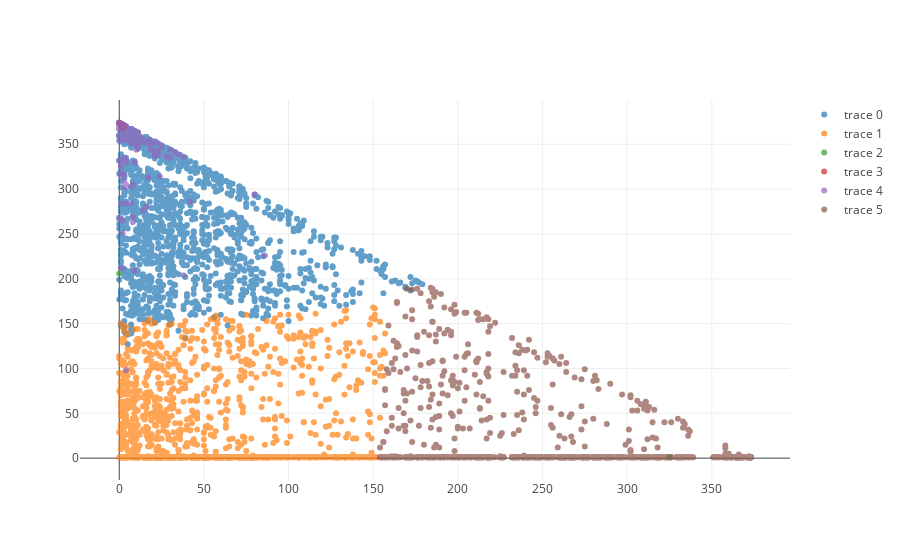

Notebook code cell kept with this figure:
### Code cell
import plotly.offline as py
import plotly.graph_objs as go
py.init_notebook_mode(connected=True)
# fig = plt.figure(figsize = (12,10))
# cm = plt.cm.get_cmap('RdYlBu')

df1=df[df['Kmean']==0];df4=df[df['Kmean']==3]#;df7=df[df['Kmean']==6]
df2=df[df['Kmean']==1];df5=df[df['Kmean']==4]#;df8=df[df['Kmean']==7]
df3=df[df['Kmean']==2];df6=df[df['Kmean']==5]#;df9=df[df['Kmean']==8]

# c = go.scatter(x=df1.deltaT,y=df1.L,s=(df1.cost - np.min(df1.cost)) * 0.01,alpha=0.3,c='c')
# m = go.scatter(x=df2.deltaT,y=df2.L,s=(df2.cost - np.min(df2.cost)) * 0.01,alpha=0.7,c='m')
# y = go.scatter(x=df3.deltaT,y=df3.L,s=(df3.cost - np.min(df3.cost)) * 0.01,alpha=0.3,c='y')
# b = go.scatter(x=df4.deltaT,y=df4.L,s=(df4.cost - np.min(df4.cost)) * 0.01,alpha=0.3,c='b')
# g = go.scatter(x=df5.deltaT,y=df5.L,s=(df5.cost - np.min(df5.cost)) * 0.01,alpha=0.7,c='g')
# r = go.scatter(x=df6.deltaT,y=df6.L,s=(df6.cost - np.min(df6.cost)) * 0.01,alpha=0.3,c='r')

c = go.Scatter(x=df1.deltaT,y=df1.L,mode = 'markers',opacity=.7)
m = go.Scatter(x=df2.deltaT,y=df2.L,mode = 'markers',opacity=.7)
y = go.Scatter(x=df3.deltaT,y=df3.L,mode = 'markers',opacity=.7)
b = go.Scatter(x=df4.deltaT,y=df4.L,mode = 'markers',opacity=.7)
g = go.Scatter(x=df5.deltaT,y=df5.L,mode = 'markers',opacity=.7)
r = go.Scatter(x=df6.deltaT,y=df6.L,mode = 'markers',opacity=.7)
#v = go.Scatter(x=df7.deltaT,y=df7.L,mode = 'markers',opacity=.7)
#x = go.Scatter(x=df8.deltaT,y=df8.L,mode = 'markers',opacity=.7)
#a = go.Scatter(x=df9.deltaT,y=df9.L,mode = 'markers',opacity=.7)
# colorscale='Viridis'

# p3 = plt.hlines(150, 0, 150, "k", linestyles='dashed') 
# p4 = plt.vlines(150, 0, 150, "k", linestyles='dashed') 
# x = np.linspace(150,190,2)
# plt.plot(x, x, linestyle='dashed')
# plt.legend((c, m, y, b, g, r),('0', '1', '2', '3', '4', '5'),fontsize=20)

# # plt.xlabel('R (Recent purchase time)', fontsize = 15)#X轴标签
# plt.ylabel('L (Length customers spend with us)', fontsize = 15)#Y轴标签

# plt.show()
# py.iplot([c,m])
py.iplot([c,m,y,b,g,r])

### Figure 1 — Plotly figure (JSON) as saved in the notebook; plotly's stock layout.template omitted (floating-point values rounded to 4 significant figures; data arrays with more than 128 entries replaced by an {"elided": "..."} marker saying what was removed)
{"data": [{"mode": "markers", "opacity": 0.7, "type": "scatter", "uid": "f6887c4d-4cac-4b42-b62c-68412ab06ea5", "x": {"elided": "1597 int values"}, "y": {"elided": "1597 int values"}}, {"mode": "markers", "opacity": 0.7, "type": "scatter", "uid": "6279d92e-134d-4bc5-98f2-3844be35f2b6", "x": {"elided": "1552 int values"}, "y": {"elided": "1552 int values"}}, {"mode": "markers", "opacity": 0.7, "type": "scatter", "uid": "9ee1421c-ff6e-485d-b6bc-c11f995b0ad2", "x": [325, 0], "y": [1, 206]}, {"mode": "markers", "opacity": 0.7, "type": "scatter", "uid": "e9edfbff-b655-42f7-aa57-eca444a93dad", "x": [0, 1, 1, 0, 1, 3, 2], "y": [374, 373, 373, 374, 373, 370, 368]}, {"mode": "markers", "opacity": 0.7, "type": "scatter", "uid": "96df2ecf-4b87-4821-b130-f28a7e097c46", "x": {"elided": "186 int values"}, "y": {"elided": "186 int values"}}, {"mode": "markers", "opacity": 0.7, "type": "scatter", "uid": "c5190227-040f-4130-bb8c-d55578a42199", "x": {"elided": "995 int values"}, "y": {"elided": "995 int values"}}], "layout": {}}
